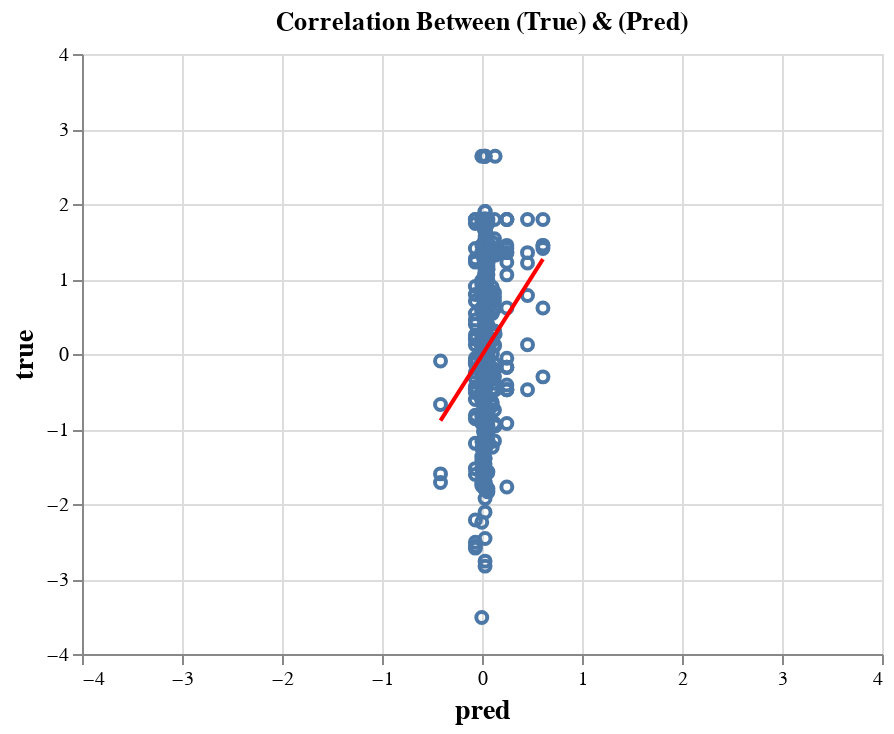

The code cell stored with this chart in its notebook:
### Code cell
visualizer.plot_correlation(df_predicted, x="pred", y="true")

### Figure 1 — Vega-Lite specification as saved in the notebook (floating-point values rounded to 4 significant figures; data arrays with more than 128 entries replaced by an {"elided": "..."} marker saying what was removed)
{"config": {"view": {"continuousWidth": 400, "continuousHeight": 300}}, "layer": [{"mark": {"type": "point", "opacity": 1}, "encoding": {"tooltip": [{"type": "quantitative", "field": "pred", "format": ".2f", "title": "pred"}, {"type": "quantitative", "field": "true", "format": ".2f", "title": "true"}], "x": {"type": "quantitative", "axis": {"labelAngle": 0, "labelFontSize": 10, "title": "pred", "titleFontSize": 14}, "field": "pred", "scale": {"domain": [-4, 4]}}, "y": {"type": "quantitative", "axis": {"labelFontSize": 10, "title": "true", "titleFontSize": 14}, "field": "true", "scale": {"domain": [-4, 4]}}}, "height": 300, "selection": {"selector001": {"type": "interval", "bind": "scales", "encodings": ["x", "y"]}}, "title": "Correlation Between (True) & (Pred)", "width": 400}, {"mark": {"type": "line", "color": "red"}, "encoding": {"tooltip": [{"type": "quantitative", "field": "pred", "format": ".2f", "title": "pred"}, {"type": "quantitative", "field": "true", "format": ".2f", "title": "true"}], "x": {"type": "quantitative", "axis": {"labelAngle": 0, "labelFontSize": 10, "title": "pred", "titleFontSize": 14}, "field": "pred", "scale": {"domain": [-4, 4]}}, "y": {"type": "quantitative", "axis": {"labelFontSize": 10, "title": "true", "titleFontSize": 14}, "field": "true", "scale": {"domain": [-4, 4]}}}, "height": 300, "title": "Correlation Between (True) & (Pred)", "transform": [{"on": "pred", "regression": "true"}], "width": 400}], "data": {"name": "data-52c47bec58b561230ae55ad649221d2f"}, "$schema": "https://vega.github.io/schema/vega-lite/v4.8.1.json", "datasets": {"data-52c47bec58b561230ae55ad649221d2f": {"elided": "599 records"}}}
